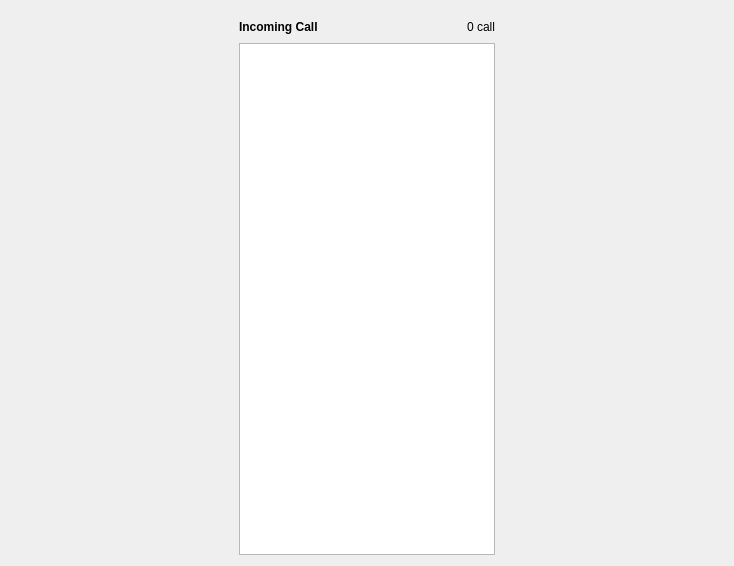
<?xml version="1.0" encoding="UTF-8"?>
<ui version="4.0">
 <class>SwitchboardPanel</class>
 <widget class="QWidget" name="SwitchboardPanel">
  <property name="geometry">
   <rect>
    <x>0</x>
    <y>0</y>
    <width>734</width>
    <height>566</height>
   </rect>
  </property>
  <property name="windowTitle">
   <string>Form</string>
  </property>
  <layout class="QVBoxLayout" name="verticalLayout_2">
   <item>
    <widget class="QWidget" name="current_call_widget" native="true"/>
   </item>
   <item>
    <layout class="QHBoxLayout" name="horizontalLayout_2">
     <item>
      <spacer name="horizontalSpacer_2">
       <property name="orientation">
        <enum>Qt::Horizontal</enum>
       </property>
       <property name="sizeHint" stdset="0">
        <size>
         <width>40</width>
         <height>20</height>
        </size>
       </property>
      </spacer>
     </item>
     <item>
      <layout class="QVBoxLayout" name="verticalLayout_3">
       <item>
        <layout class="QHBoxLayout" name="horizontalLayout">
         <property name="sizeConstraint">
          <enum>QLayout::SetMinimumSize</enum>
         </property>
         <item>
          <widget class="QLabel" name="incomingCallLabel">
           <property name="text">
            <string>&lt;b&gt;Incoming Call&lt;/b&gt;</string>
           </property>
          </widget>
         </item>
         <item>
          <spacer name="horizontalSpacer">
           <property name="orientation">
            <enum>Qt::Horizontal</enum>
           </property>
           <property name="sizeType">
            <enum>QSizePolicy::Expanding</enum>
           </property>
           <property name="sizeHint" stdset="0">
            <size>
             <width>50</width>
             <height>20</height>
            </size>
           </property>
          </spacer>
         </item>
         <item>
          <widget class="QLabel" name="incomingCallCountLabel">
           <property name="text">
            <string>0 call</string>
           </property>
          </widget>
         </item>
        </layout>
       </item>
       <item>
        <widget class="QueueEntriesView" name="incomingCallsView">
         <property name="sizePolicy">
          <sizepolicy hsizetype="MinimumExpanding" vsizetype="Expanding">
           <horstretch>0</horstretch>
           <verstretch>0</verstretch>
          </sizepolicy>
         </property>
         <property name="styleSheet">
          <string notr="true"/>
         </property>
         <property name="horizontalScrollBarPolicy">
          <enum>Qt::ScrollBarAsNeeded</enum>
         </property>
        </widget>
       </item>
      </layout>
     </item>
     <item>
      <spacer name="horizontalSpacer_3">
       <property name="orientation">
        <enum>Qt::Horizontal</enum>
       </property>
       <property name="sizeHint" stdset="0">
        <size>
         <width>40</width>
         <height>20</height>
        </size>
       </property>
      </spacer>
     </item>
    </layout>
   </item>
  </layout>
 </widget>
 <customwidgets>
  <customwidget>
   <class>QueueEntriesView</class>
   <extends>QTableView</extends>
   <header location="global">queue_entries/queue_entries_view.h</header>
  </customwidget>
 </customwidgets>
 <resources/>
 <connections/>
</ui>
